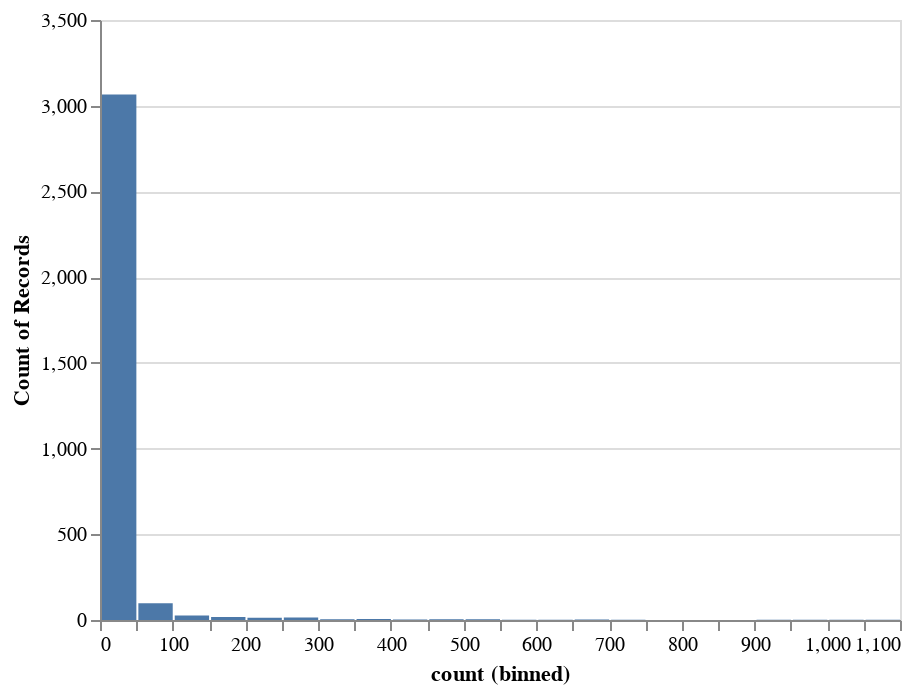

This figure's notebook cell:
### Code cell
hist = alt.Chart(df).mark_bar().encode(x = alt.X('count',
                                            bin = alt.BinParams(maxbins = 30)),
                                            y = 'count()')
hist

### Figure 1 — Vega-Lite specification as saved in the notebook (floating-point values rounded to 4 significant figures; data arrays with more than 128 entries replaced by an {"elided": "..."} marker saying what was removed)
{"config": {"view": {"continuousWidth": 400, "continuousHeight": 300}}, "data": {"name": "data-ba826875d4376faec7bbdb65ba8a4b3c"}, "mark": "bar", "encoding": {"x": {"type": "quantitative", "bin": {"maxbins": 30}, "field": "count"}, "y": {"type": "quantitative", "aggregate": "count"}}, "$schema": "https://vega.github.io/schema/vega-lite/v4.8.1.json", "datasets": {"data-ba826875d4376faec7bbdb65ba8a4b3c": {"elided": "3270 records"}}}
